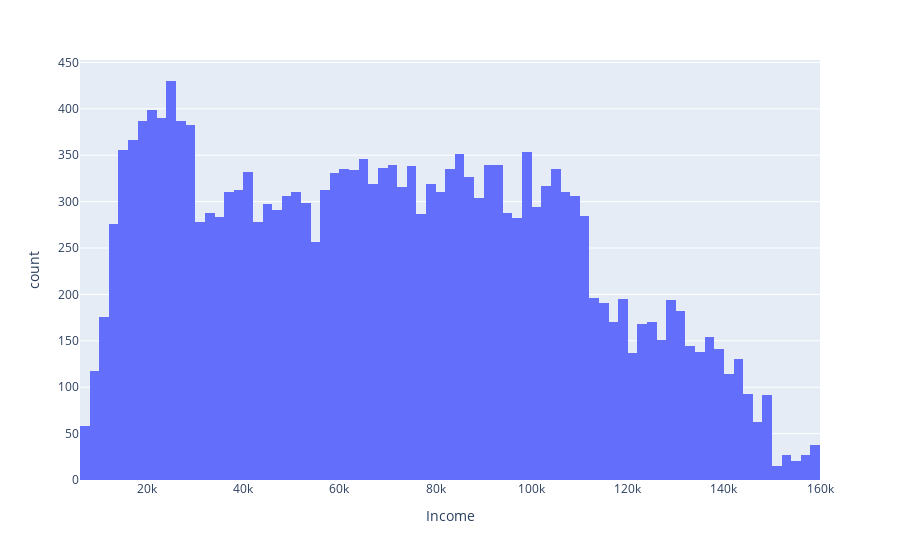

The cell this chart's notebook holds for it:
### Code cell
px.histogram(df, x= "Income" )

### Figure 1 — Plotly figure (JSON) as saved in the notebook; plotly's stock layout.template omitted (floating-point values rounded to 4 significant figures; data arrays with more than 128 entries replaced by an {"elided": "..."} marker saying what was removed)
{"data": [{"alignmentgroup": "True", "bingroup": "x", "hovertemplate": "Income=%{x}<br>count=%{y}<extra></extra>", "legendgroup": "", "marker": {"color": "#636efa", "pattern": {"shape": ""}}, "name": "", "offsetgroup": "", "orientation": "v", "showlegend": false, "type": "histogram", "x": {"elided": "19504 int values"}, "xaxis": "x", "yaxis": "y"}], "layout": {"barmode": "relative", "legend": {"tracegroupgap": 0}, "margin": {"t": 60}, "xaxis": {"anchor": "y", "domain": [0, 1], "title": {"text": "Income"}}, "yaxis": {"anchor": "x", "domain": [0, 1], "title": {"text": "count"}}}}
